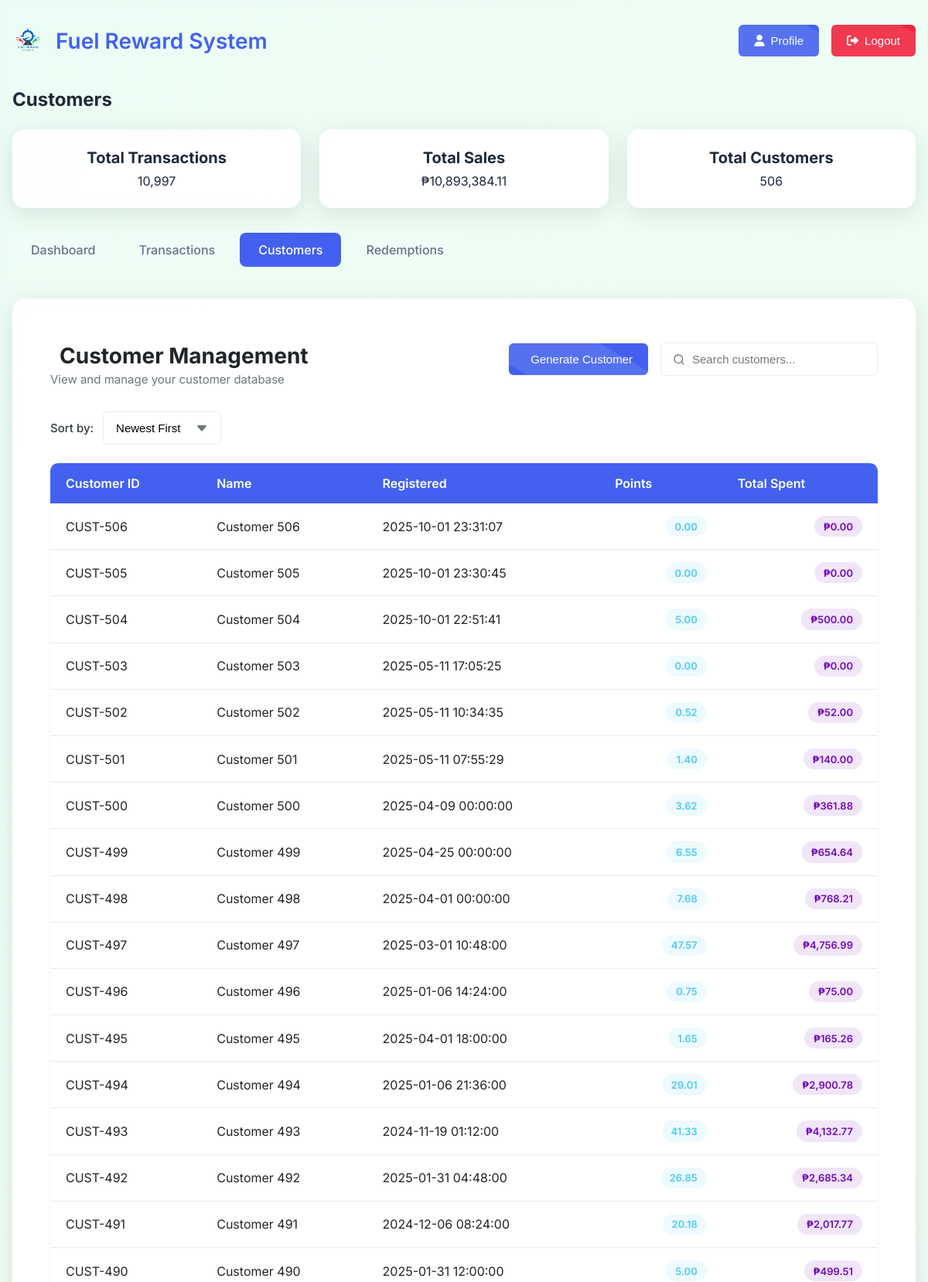
Screenshot of /customers (signed in, upper part) with the database file from the repository.
### tables this page shows
CREATE TABLE customers
                 (id INTEGER PRIMARY KEY AUTOINCREMENT,
                  name TEXT,
                  registration_date TEXT,
                  total_points REAL DEFAULT 0);

### app.py (the view)
    def decorated_function(*args, **kwargs):
        if 'logged_in' not in session:
            flash('Please log in to access this page', 'error')
            return redirect(url_for('login'))
        return f(*args, **kwargs)

### app.py (called while the page is built)
def login_required(f):
    def decorated_function(*args, **kwargs):
        if 'logged_in' not in session:
            flash('Please log in to access this page', 'error')
            return redirect(url_for('login'))
        return f(*args, **kwargs)
    decorated_function.__name__ = f.__name__
    return decorated_function

@app.context_processor
def inject_stats():
    stats = {
        'total_transactions': 0,
        'total_sales': 0,
        'total_customers': 0,
        'ADMIN_CREDENTIALS': ADMIN_CREDENTIALS
    }
    try:
        conn = sqlite3.connect('database.db')
        c = conn.cursor()
        c.execute("SELECT COUNT(*) FROM transactions")
        stats['total_transactions'] = "{:,}".format(c.fetchone()[0] or 0)
        c.execute("SELECT SUM(amount) FROM transactions")
        total_sales = c.fetchone()[0] or 0
        stats['total_sales'] = "{:,.2f}".format(total_sales)
        c.execute("SELECT COUNT(*) FROM customers")
        stats['total_customers'] = "{:,}".format(c.fetchone()[0] or 0)
    except:
        pass
    finally:
        conn.close()
    return stats

### templates/customer.html (shortened to what this page needs)
{% extends "admin.html" %}
{% block page_title %}Customers{% endblock %}
{% block content %}
<div class="customer-management">
  <header class="management-header">
    <div class="header-content">
      <h1 class="page-title">
         Customer Management
      </h1>
      <p class="page-subtitle">View and manage your customer database</p>
    </div>
    <div class="action-controls">
      <button class="btn btn-generate" type="submit" form="generate-form">
         Generate Customer
      </button>
      <form method="get" action="/customers" class="search-form">
        <div class="search-wrapper">
          <i class="icon-search"></i>
          <input type="text"
                id="customer-search"
                name="search"
                placeholder="Search customers..."
                value="{{ request.args.get('search', '') }}"
                autocomplete="off">
        </div>
      </form>
    </div>
  </header>
  <div class="filter-bar">
    <div class="sort-filter">
      <label for="sort-select">Sort by:</label>
      <select id="sort-select" name="sort" class="styled-select" onchange="this.form.submit()" form="sort-form">
        <option value="id_desc" {% if request.args.get('sort')=='id_desc' %}selected{% endif %}>Newest First</option>
      </select>
    </div>
  </div>
  <div class="data-card">
    <div class="table-responsive">
      <table class="customer-table">
        <thead>
          <tr>
            <th>Customer ID</th>
            <th>Name</th>
            <th>Registered</th>
            <th class="text-right">Points</th>
            <th class="text-right">Total Spent</th>
          </tr>
        </thead>
        <tbody>
          {% for customer in customers %}
          <tr>
            <td data-label="Customer ID" class="customer-id">CUST-{{ customer[0] }}</td>
            <td data-label="Name" class="customer-name">{{ customer[1] }}</td>
            <td data-label="Registered" class="registration-date">{{ customer[2] }}</td>
            <td data-label="Points" class="text-right">
              <span class="badge badge-points">{{ "{:,.2f}".format(customer[3]) }}</span>
            </td>
            <td data-label="Total Spent" class="text-right">
              <span class="badge badge-amount">₱{{ "{:,.2f}".format(customer[4]) }}</span>
            </td>
          </tr>
          {% endfor %}
        </tbody>
      </table>
    </div>
  </div>
</div>
{% endblock %}

### templates/admin.html (shortened to what this page needs)
<!DOCTYPE html>
<html lang="en">
  <head>
    <link
      rel="stylesheet"
      href="https://cdnjs.cloudflare.com/ajax/libs/font-awesome/6.4.0/css/all.min.css"
    />
  </head>
  <body>
    <div class="dashboard-container">
      <div class="dashboard-header">
        <div class="header-left">
          <div class="logo-title">
            <img
              src="{{ url_for('static', filename='images/FRS_LOGO.png') }}"
              alt="Logo"
              class="logo"
            />
            <h1>Fuel Reward System</h1>
          </div>
        </div>
        <div class="profile-section">
          <button id="profile-btn" class="btn btn-primary">
            <i class="fas fa-user"></i>
            <span class="desktop-text">Profile</span>
          </button>
          <button id="logout-btn" class="btn btn-logout">
            <i class="fas fa-sign-out-alt"></i>
            <span class="desktop-text">Logout</span>
          </button>
        </div>
      </div>
      <h2>{% block page_title %}Dashboard{% endblock %}</h2>
      <div class="stats-container">
        <div class="stat-card">
          <h3>Total Transactions</h3>
          <p>{{ total_transactions }}</p>
        </div>
        <div class="stat-card">
          <h3>Total Sales</h3>
          <p>₱{{ total_sales }}</p>
        </div>
        <div class="stat-card">
          <h3>Total Customers</h3>
          <p>{{ total_customers }}</p>
        </div>
      </div>
      <div class="nav-tabs">
        <a
          href="/dashboard"
          class="nav-tab {% if request.path == '/dashboard' %}active{% endif %}"
          >Dashboard</a
        >
        <a
          href="/transactions"
          class="nav-tab {% if request.path == '/transactions' %}active{% endif %}"
          >Transactions</a
        >
        <a
          href="/customers"
          class="nav-tab {% if request.path == '/customers' %}active{% endif %}"
          >Customers</a
        >
        <a
          href="/redeem"
          class="nav-tab {% if request.path == '/redeem' %}active{% endif %}"
          >Redemptions</a
        >
      </div>
      <div class="table-container">
        {% block content %}{% endblock %}
      </div>
    </div>
  </body>
</html>

### templates/admin.html (style rules this page uses)
:root { --primary: #4361ee; --primary-dark: #2563eb; --text: #1e293b; --text-light: #64748b; --border: #e2e8f0; --white: #ffffff; --bg: #f8fafc; --error: #ef233c; --success: #4cc9f0; }
* { box-sizing: border-box; margin: 0; padding: 0; }
body { font-family: "Inter", sans-serif; background: linear-gradient(-45deg, #f0f4f8, #e0e7ff, #f0fdf4, #ecfdf5); background-size: 400% 400%; animation: gradientBG 15s ease infinite; color: var(--text); overflow-x: hidden; }
.dashboard-container { max-width: 1400px; margin: 0 auto; padding: 1rem; position: relative; z-index: 1; }
.dashboard-header { display: flex; justify-content: space-between; align-items: center; padding: 1rem 0; margin-bottom: 1.5rem; border-bottom: 1px solid rgba(255, 255, 255, 0.2); }
.header-left { display: flex; align-items: center; gap: 1rem; }
.logo-title { display: flex; align-items: center; gap: 1rem; }
.logo { height: 40px; width: auto; }
.logo-title h1 { font-size: 1.75rem; font-weight: 600; margin: 0; color: var(--primary); animation: textColorChange 8s infinite alternate; }
.btn { display: inline-flex; align-items: center; justify-content: center; padding: 0.75rem 1.5rem; border-radius: 8px; font-size: 0.9375rem; font-weight: 500; cursor: pointer; transition: all 0.2s ease; border: none; position: relative; overflow: hidden; }
.btn::after { content: ""; position: absolute; top: -50%; left: -60%; width: 200%; height: 200%; background: rgba(255, 255, 255, 0.1); transform: rotate(30deg); transition: all 0.3s ease; }
.btn-primary { background-color: var(--primary); color: white; }
.btn-logout { background-color: var(--error); color: white; }
.profile-section { position: relative; display: flex; align-items: center; gap: 1rem; }
.nav-tabs { display: flex; gap: 0.5rem; margin-bottom: 2rem; border-bottom: 1px solid rgba(255, 255, 255, 0.2); padding-bottom: 0.5rem; }
.nav-tab { padding: 0.75rem 1.5rem; border-radius: 8px; text-decoration: none; color: var(--text-light); font-weight: 500; transition: all 0.2s ease; background-color: rgba(255, 255, 255, 0.1); }
.nav-tab.active { background-color: var(--primary); color: white; }
.stats-container { display: grid; grid-template-columns: repeat(auto-fit, minmax(250px, 1fr)); gap: 1.5rem; margin-bottom: 2rem; }
.stat-card { background: rgba(255, 255, 255, 0.9); border-radius: 16px; box-shadow: 0 8px 32px rgba(0, 0, 0, 0.1); padding: 1.5rem; text-align: center; backdrop-filter: blur(8px); border: 1px solid rgba(255, 255, 255, 0.2); transition: all 0.3s ease; }
h2 { font-size: 1.5rem; margin-bottom: 1.5rem; color: var(--text); animation: fadeInUp 0.4s ease-out; }
h3 { font-size: 1.25rem; margin-bottom: 0.5rem; }
.table-container { background: rgba(255, 255, 255, 0.9); border-radius: 16px; box-shadow: 0 8px 32px rgba(0, 0, 0, 0.1); padding: 1.5rem; margin-bottom: 2rem; backdrop-filter: blur(8px); border: 1px solid rgba(255, 255, 255, 0.2); }
@media (min-width: 769px) { .profile-section, .nav-tabs { display: flex !important; } }

### rows the page displays
customers: id "506", name "Customer 506", registration_date "2025-10-01 23:31:07", total_points "0.00"
customers: id "505", name "Customer 505", registration_date "2025-10-01 23:30:45", total_points "0.00"
customers: id "504", name "Customer 504", registration_date "2025-10-01 22:51:41", total_points "5.00", customer "500.00"
customers: id "503", name "Customer 503", registration_date "2025-05-11 17:05:25", total_points "0.00"
customers: id "502", name "Customer 502", registration_date "2025-05-11 10:34:35", total_points "0.52", customer "52.00"
customers: id "501", name "Customer 501", registration_date "2025-05-11 07:55:29", total_points "1.40", customer "140.00"
customers: id "500", name "Customer 500", registration_date "2025-04-09 00:00:00", total_points "3.62", customer "361.88"
customers: id "499", name "Customer 499", registration_date "2025-04-25 00:00:00", total_points "6.55", customer "654.64"
customers: id "498", name "Customer 498", registration_date "2025-04-01 00:00:00", total_points "7.68", customer "768.21"
customers: id "497", name "Customer 497", registration_date "2025-03-01 10:48:00", total_points "47.57", customer "4,756.99"
customers: id "496", name "Customer 496", registration_date "2025-01-06 14:24:00", total_points "0.75", customer "75.00"
customers: id "495", name "Customer 495", registration_date "2025-04-01 18:00:00", total_points "1.65", customer "165.26"
customers: id "494", name "Customer 494", registration_date "2025-01-06 21:36:00", total_points "29.01", customer "2,900.78"
customers: id "493", name "Customer 493", registration_date "2024-11-19 01:12:00", total_points "41.33", customer "4,132.77"
customers: id "492", name "Customer 492", registration_date "2025-01-31 04:48:00", total_points "26.85", customer "2,685.34"
customers: id "491", name "Customer 491", registration_date "2024-12-06 08:24:00", total_points "20.18", customer "2,017.77"
customers: id "490", name "Customer 490", registration_date "2025-01-31 12:00:00", total_points "5.00", customer "499.51"

### other values shown
{{ total_transactions }} "10,997"
{{ total_sales }} "10,893,384.11"
{{ total_customers }} "506"
